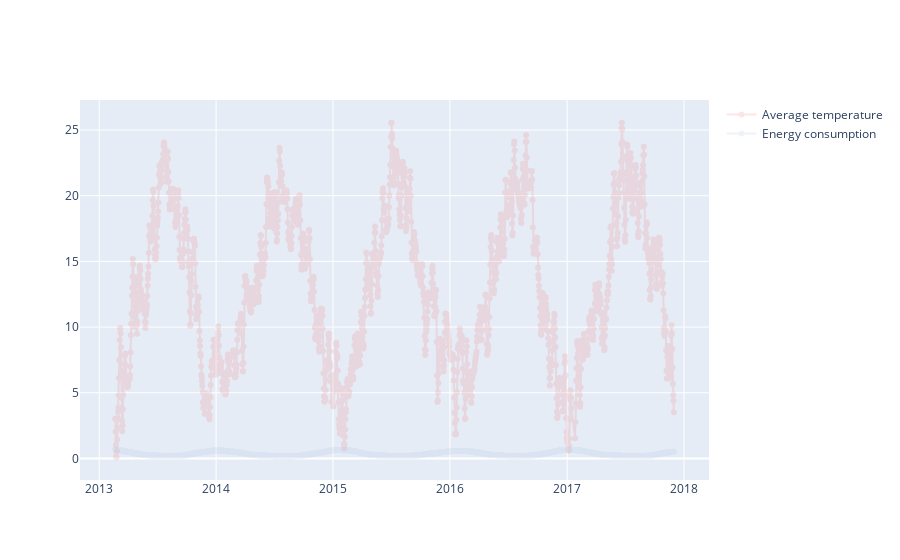

The code cell stored with this chart in its notebook:
### Markdown cell above
4. Create a new figure and add the traces to it

### Code cell
import plotly.graph_objects as go

fig = go.FigureWidget()

add_data_to_figure(fig, *plot_args1)
add_data_to_figure(fig, *plot_args2)

fig.show()

### Figure 1 — Plotly figure (JSON) as saved in the notebook; plotly's stock layout.template omitted (floating-point values rounded to 4 significant figures; data arrays with more than 128 entries replaced by an {"elided": "..."} marker saying what was removed)
{"data": [{"connectgaps": true, "line": {"color": "lightcoral", "width": 2}, "mode": "lines+markers", "name": "Average temperature", "opacity": 0.2, "type": "scatter", "uid": "e175e28a-29d0-4ae0-bae2-11aab5c24e42", "x": {"elided": "1717 str values"}, "y": {"elided": "1717 float values"}}, {"connectgaps": true, "line": {"color": "lightsteelblue", "width": 2}, "mode": "lines+markers", "name": "Energy consumption", "opacity": 0.2, "type": "scatter", "uid": "de43d322-2c2d-417d-ae84-190e833af306", "x": {"elided": "1717 str values"}, "y": {"elided": "1717 float values"}}], "layout": {}}
